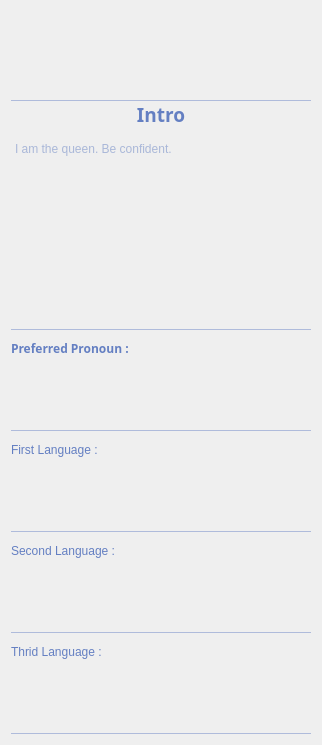
                               <widget class="QWidget" name="info_scroll_content">
                                <property name="geometry">
                                 <rect>
                                  <x>0</x>
                                  <y>0</y>
                                  <width>318</width>
                                  <height>745</height>
                                 </rect>
                                </property>
                                <layout class="QVBoxLayout" name="verticalLayout_37">
                                 <item>
                                  <widget class="QWidget" name="intro_block" native="true">
                                   <property name="sizePolicy">
                                    <sizepolicy hsizetype="Expanding" vsizetype="Fixed">
                                     <horstretch>0</horstretch>
                                     <verstretch>0</verstretch>
                                    </sizepolicy>
                                   </property>
                                   <property name="minimumSize">
                                    <size>
                                     <width>300</width>
                                     <height>0</height>
                                    </size>
                                   </property>
                                   <property name="styleSheet">
                                    <string notr="true"/>
                                   </property>
                                   <layout class="QVBoxLayout" name="verticalLayout_39">
                                    <property name="spacing">
                                     <number>10</number>
                                    </property>
                                    <property name="leftMargin">
                                     <number>0</number>
                                    </property>
                                    <property name="topMargin">
                                     <number>0</number>
                                    </property>
                                    <property name="rightMargin">
                                     <number>0</number>
                                    </property>
                                    <property name="bottomMargin">
                                     <number>0</number>
                                    </property>
                                    <item alignment="Qt::AlignHCenter">
                                     <widget class="QLabel" name="profile_pic_friend">
                                      <property name="sizePolicy">
                                       <sizepolicy hsizetype="Minimum" vsizetype="Minimum">
                                        <horstretch>0</horstretch>
                                        <verstretch>0</verstretch>
                                       </sizepolicy>
                                      </property>
                                      <property name="minimumSize">
                                       <size>
                                        <width>64</width>
                                        <height>64</height>
                                       </size>
                                      </property>
                                      <property name="maximumSize">
                                       <size>
                                        <width>100</width>
                                        <height>100</height>
                                       </size>
                                      </property>
                                      <property name="text">
                                       <string/>
                                      </property>
                                      <property name="pixmap">
                                       <pixmap resource="resource.qrc">:/images/pic/profile.png</pixmap>
                                      </property>
                                      <property name="scaledContents">
                                       <bool>true</bool>
                                      </property>
                                      <property name="alignment">
                                       <set>Qt::AlignCenter</set>
                                      </property>
                                     </widget>
                                    </item>
                                    <item>
                                     <widget class="QLabel" name="intro_title">
                                      <property name="font">
                                       <font>
                                        <family>Poppins</family>
                                        <pointsize>14</pointsize>
                                        <weight>75</weight>
                                        <italic>false</italic>
                                        <bold>true</bold>
                                       </font>
                                      </property>
                                      <property name="styleSheet">
                                       <string notr="true">QLabel#intro_title{
background-color: none;
font: bold 14pt &quot;Poppins&quot;;
color: rgb(100, 127, 194);
border-top:1px solid rgba(101, 128, 195, 120);
margin-top:15px;
}</string>
                                      </property>
                                      <property name="text">
                                       <string>Intro</string>
                                      </property>
                                      <property name="alignment">
                                       <set>Qt::AlignCenter</set>
                                      </property>
                                      <property name="margin">
                                       <number>0</number>
                                      </property>
                                     </widget>
                                    </item>
                                    <item>
                                     <widget class="QTextEdit" name="intro_content">
                                      <property name="styleSheet">
                                       <string notr="true">QTextEdit{
background-color:rgba(255, 255, 255, 0);
border:none;
border-bottom:1px solid rgba(101, 128, 195, 120);
color: rgba(100, 127, 194, 255);
	font: 12pt &quot;Poppins&quot;;
}





QScrollArea {
        border: none;
    }

    QScrollBar {
        background: #7B95D8;
        border-radius: 5px;
    }

    QScrollBar:horizontal {
        height: 13px;
    }

    QScrollBar:vertical {
        width: 13px;
    }

    QScrollBar::handle {
        background: #E1EAFE;
        border-radius: 5px;
    }

    QScrollBar::handle:horizontal {
        height: 25px;
        min-width: 10px;
    }

    QScrollBar::handle:vertical {
        width: 25px;
        min-height: 10px;
    }

    QScrollBar::add-line {
        border: none;
        background: none;
    }

    QScrollBar::sub-line {
        border: none;
        background: none;
    }</string>
                                      </property>
                                      <property name="readOnly">
                                       <bool>true</bool>
                                      </property>
                                      <property name="placeholderText">
                                       <string>I am the queen. Be confident. </string>
                                      </property>
                                     </widget>
                                    </item>
                                   </layout>
                                  </widget>
                                 </item>
                                 <item>
                                  <widget class="QLabel" name="perferred_pro_des">
                                   <property name="font">
                                    <font>
                                     <family>Poppins</family>
                                     <pointsize>9</pointsize>
                                     <weight>75</weight>
                                     <italic>false</italic>
                                     <bold>true</bold>
                                    </font>
                                   </property>
                                   <property name="styleSheet">
                                    <string notr="true">QLabel#perferred_pro_des{
background-color: none;
font: bold 9pt &quot;Poppins&quot;;
color: rgba(100, 127, 194, 255);
}</string>
                                   </property>
                                   <property name="text">
                                    <string>Preferred Pronoun :</string>
                                   </property>
                                  </widget>
                                 </item>
                                 <item>
                                  <widget class="QLabel" name="pronoun_content">
                                   <property name="sizePolicy">
                                    <sizepolicy hsizetype="Preferred" vsizetype="Preferred">
                                     <horstretch>0</horstretch>
                                     <verstretch>0</verstretch>
                                    </sizepolicy>
                                   </property>
                                   <property name="minimumSize">
                                    <size>
                                     <width>0</width>
                                     <height>64</height>
                                    </size>
                                   </property>
                                   <property name="styleSheet">
                                    <string notr="true">QLabel{
background-color:rgba(255, 255, 255, 0);
border:none;
border-bottom:1px solid rgba(101, 128, 195, 120);
color: rgba(100, 127, 194, 255);
font: 12pt &quot;Poppins&quot;;
}</string>
                                   </property>
                                   <property name="text">
                                    <string/>
                                   </property>
                                   <property name="alignment">
                                    <set>Qt::AlignBottom|Qt::AlignHCenter</set>
                                   </property>
                                  </widget>
                                 </item>
                                 <item>
                                  <widget class="QLabel" name="lan_1st_des">
                                   <property name="styleSheet">
                                    <string notr="true">QLabel{
background-color: none;
font: bold 9pt &quot;Poppins&quot;;
color: rgba(100, 127, 194, 255);
}</string>
                                   </property>
                                   <property name="text">
                                    <string>First Language :</string>
                                   </property>
                                  </widget>
                                 </item>
                                 <item>
                                  <widget class="QLabel" name="lan_1st_label">
                                   <property name="sizePolicy">
                                    <sizepolicy hsizetype="Preferred" vsizetype="Preferred">
                                     <horstretch>0</horstretch>
                                     <verstretch>0</verstretch>
                                    </sizepolicy>
                                   </property>
                                   <property name="minimumSize">
                                    <size>
                                     <width>0</width>
                                     <height>64</height>
                                    </size>
                                   </property>
                                   <property name="styleSheet">
                                    <string notr="true">QLabel{
background-color:rgba(255, 255, 255, 0);
border:none;
border-bottom:1px solid rgba(101, 128, 195, 120);
color: rgba(100, 127, 194, 255);
font: 12pt &quot;Poppins&quot;;
}</string>
                                   </property>
                                   <property name="text">
                                    <string/>
                                   </property>
                                   <property name="alignment">
                                    <set>Qt::AlignBottom|Qt::AlignHCenter</set>
                                   </property>
                                  </widget>
                                 </item>
                                 <item>
                                  <widget class="QLabel" name="lan_2nd_des">
                                   <property name="styleSheet">
                                    <string notr="true">QLabel{
background-color: none;
font: bold 9pt &quot;Poppins&quot;;
color: rgba(100, 127, 194, 255);
}</string>
                                   </property>
                                   <property name="text">
                                    <string>Second Language :</string>
                                   </property>
                                  </widget>
                                 </item>
                                 <item>
                                  <widget class="QLabel" name="lan_2nd_label">
                                   <property name="sizePolicy">
                                    <sizepolicy hsizetype="Preferred" vsizetype="Preferred">
                                     <horstretch>0</horstretch>
                                     <verstretch>0</verstretch>
                                    </sizepolicy>
                                   </property>
                                   <property name="minimumSize">
                                    <size>
                                     <width>0</width>
                                     <height>64</height>
                                    </size>
                                   </property>
                                   <property name="styleSheet">
                                    <string notr="true">QLabel{
background-color:rgba(255, 255, 255, 0);
border:none;
border-bottom:1px solid rgba(101, 128, 195, 120);
color: rgba(100, 127, 194, 255);
font: 12pt &quot;Poppins&quot;;
}</string>
                                   </property>
                                   <property name="text">
                                    <string/>
                                   </property>
                                   <property name="alignment">
                                    <set>Qt::AlignBottom|Qt::AlignHCenter</set>
                                   </property>
                                  </widget>
                                 </item>
                                 <item>
                                  <widget class="QLabel" name="lan_3rd_des">
                                   <property name="styleSheet">
                                    <string notr="true">QLabel{
background-color: none;
font: bold 9pt &quot;Poppins&quot;;
color: rgba(100, 127, 194, 255);
}</string>
                                   </property>
                                   <property name="text">
                                    <string>Thrid Language :</string>
                                   </property>
                                  </widget>
                                 </item>
                                 <item>
                                  <widget class="QLabel" name="lan_3rd_label">
                                   <property name="sizePolicy">
                                    <sizepolicy hsizetype="Preferred" vsizetype="Preferred">
                                     <horstretch>0</horstretch>
                                     <verstretch>0</verstretch>
                                    </sizepolicy>
                                   </property>
                                   <property name="minimumSize">
                                    <size>
                                     <width>0</width>
                                     <height>64</height>
                                    </size>
                                   </property>
                                   <property name="styleSheet">
                                    <string notr="true">QLabel{
background-color:rgba(255, 255, 255, 0);
border:none;
border-bottom:1px solid rgba(101, 128, 195, 120);
color: rgba(100, 127, 194, 255);
font: 12pt &quot;Poppins&quot;;
}</string>
                                   </property>
                                   <property name="text">
                                    <string/>
                                   </property>
                                   <property name="alignment">
                                    <set>Qt::AlignBottom|Qt::AlignHCenter</set>
                                   </property>
                                  </widget>
                                 </item>
                                </layout>
                               </widget>
